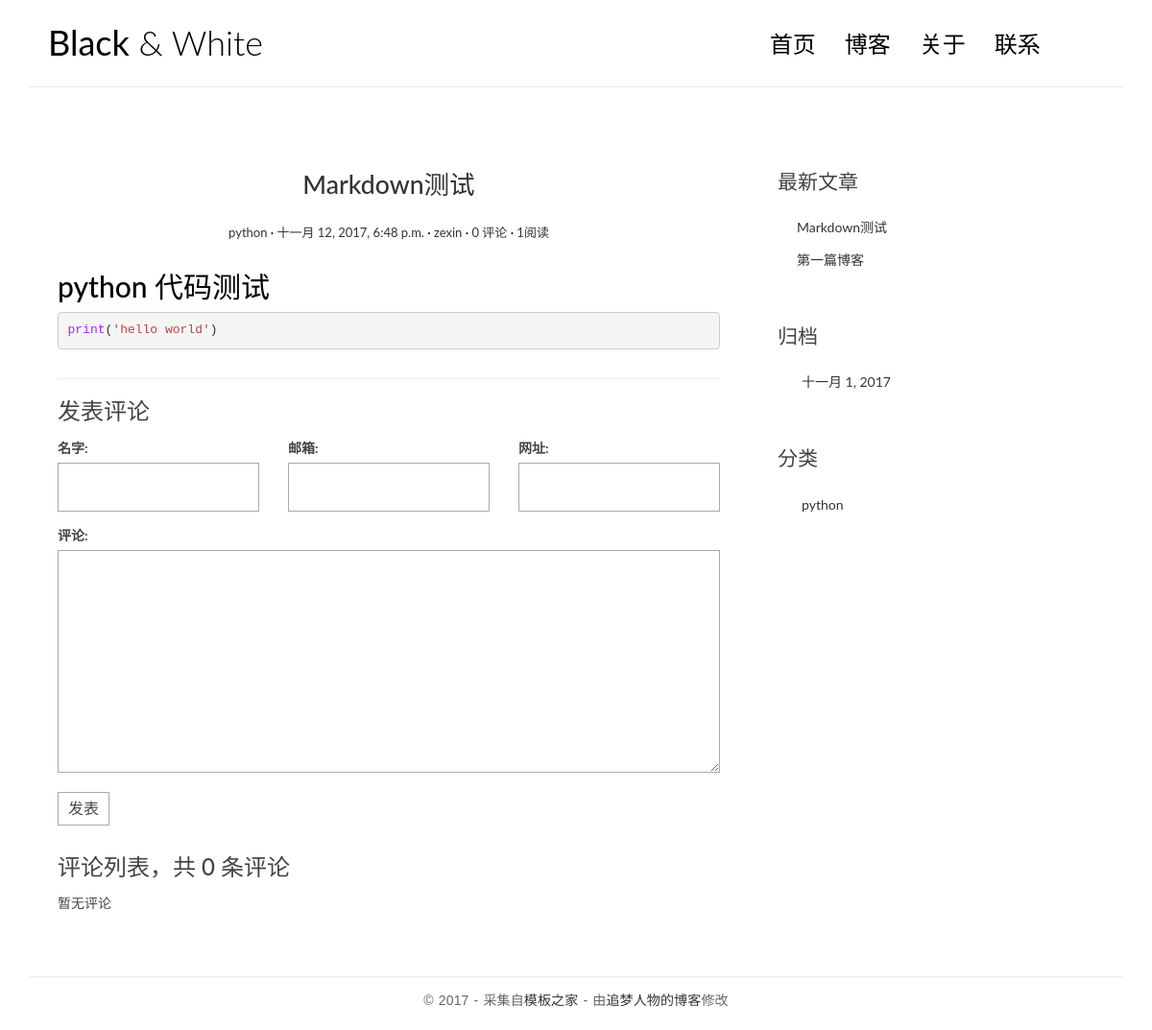
The page /post/3/ on the database as committed earlier.
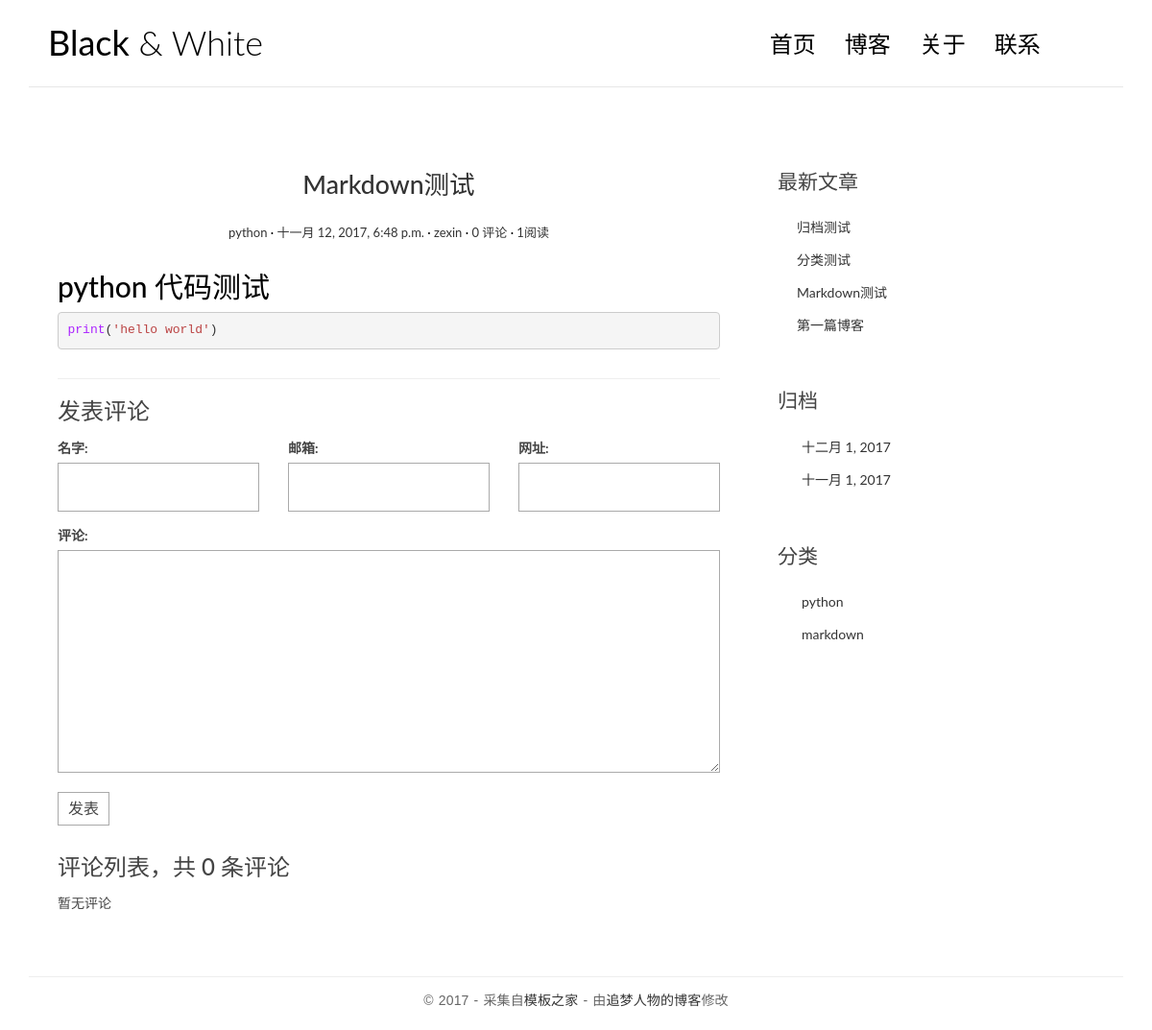
The same page on the database as committed later.
### blog/models.py (models this page shows, shortened)
class Post(models.Model):
    title = models.CharField(max_length=100)  # 标题
    body = models.TextField()  # 文章内容
    create_time = models.DateTimeField()  # 创建时间
    modified_time = models.DateTimeField()  # 最后修改时间
    excerpt = models.CharField(max_length=100, blank=True)  # 文章摘要 允许为空
    category = models.ForeignKey(Category)
    tags = models.ManyToManyField(Tag, blank=True)  # 多对多关系 允许标签为空
    author = models.ForeignKey(User)  # 文章作者
    views = models.PositiveIntegerField(default=0)  # 文章浏览数
    def get_absolute_url(self):
        return reverse('blog:detail', kwargs={'pk': self.pk})
    def increase_views(self):
        self.views += 1
        self.save(update_fields=['views'])
    class Meta:
        ordering = ['-create_time']

class Category(models.Model):
    name = models.CharField(max_length=100)
    def __str__(self):
        return self.name

### blog/views.py (the view)
# urls.py: url(r'^post/(?P<pk>[0-9]+)/$', views.detail, name='detail'),
def detail(request, pk):
    post = get_object_or_404(Post, pk=pk)
    post.increase_views()  # 文章浏览数加1
    post.body = markdown.markdown(post.body, extensions=[
        'markdown.extensions.extra',
        'markdown.extensions.codehilite',  # 语法高亮拓展
        'markdown.extensions.toc',
    ])
    form = CommentForm()
    comment_list = post.comment_set.all()
    context = {
        'post': post,
        'form': form,
        'comment_list': comment_list
    }
    return render(request, 'blog/detail.html', context=context)

### comments/forms.py
class CommentForm(forms.ModelForm):
    class Meta:
        model = Comment
        fields = ['name', 'email', 'url', 'text']

### blog/templatetags/blog_tag.py (called while the page is built)
@register.simple_tag
def get_recent_posts(num=5):
    return Post.objects.all().order_by("-create_time")[:num]

@register.simple_tag
def archives():
    return Post.objects.dates("create_time", 'month', order='DESC')

@register.simple_tag
def get_categories():
    return Category.objects.all()

### templates/blog/detail.html (shortened to what this page needs)
{% extends 'base.html' %}
{% block main %}
    <article class="post post-1">
        <header class="entry-header">
            <h1 class="entry-title">
                <a href="{{ post.get_absolute_url }}">{{ post.title }}</a>
            </h1>
            <div class="entry-meta">
                <span class="post-category"><a href="{% url 'blog:category' post.category.pk %}">{{ post.category }}</a></span>
                <span class="post-date"><a href="#"><time class="entry-date"
                                                          datetime="{{ post.create_time }}">{{ post.create_time }}</time></a></span>
                <span class="post-author"><a href="#">{{ post.author }}</a></span>
                <span class="comments-link"><a href="{% url 'comments:post_comment' post.pk %}">{{ post.comment_set.count }} 评论</a></span>
                <span class="views-count"><a href="#">{{ post.views }}阅读</a></span>
            </div>
        </header>
        <div class="entry-content clearfix">{{ post.body | safe }}</div>
    </article>
    <section class="comment-area" id="comment-area">
        <hr>
        <h3>发表评论</h3>
        <form action="{% url 'comments:post_comment' post.pk %}" method="post" class="comment-form">
            <div class="row">
                <div class="col-md-4">
                    <label for="{{ form.name.id_for_label }}">名字:</label>
                    {{ form.name }}
                </div>
                <div class="col-md-4">
                    <label for="{{ form.email.id_for_label }}">邮箱:</label>
                    {{ form.email }}
                </div>
                <div class="col-md-4">
                    <label for="{{ form.url.id_for_label }}">网址:</label>
                    {{ form.url }}
                </div>
                <div class="col-md-12">
                    <label for="{{ form.text.id_for_label }}">评论:</label>
                    {{ form.text }}
                    <button type="submit" class="comment-btn">发表</button>
                </div>
            </div>
        </form>
        <div class="comment-list-panel">
            <h3>评论列表，共 <span>{{ post.comment_set.count }}</span> 条评论</h3>
            <ul class="comment-list list-unstyled">
                {% for comment in comment_list %}
                    <li class="comment-item">
                        <span class="nickname">{{ comment.name }}</span>
                        <time class="submit-date" datetime="{{ comment.create_time }}">{{ comment.create_time }}</time>
                        <div class="text">{{ comment.text }}</div>
                    </li>
                {% empty %}
                    暂无评论
                {% endfor %}
            </ul>
        </div>
    </section>
{% endblock %}

### templates/base.html (shortened to what this page needs)
{% load staticfiles %}
{% load blog_tag %}
<!DOCTYPE html>
<html>
<head>
    <link rel="stylesheet" href="{% static 'blog/css/bootstrap.min.css' %}">
    <link rel="stylesheet" href="http://code.ionicframework.com/ionicons/2.0.1/css/ionicons.min.css">
    <link rel="stylesheet" href="{% static 'blog/css/pace.css' %}">
    <link rel="stylesheet" href="{% static 'blog/css/custom.css' %}">
    <link rel="stylesheet" href="{% static 'blog/css/highlights/emacs.css' %}">
</head>
<body>
<div class="container">
    <header id="site-header">
        <div class="row">
            <div class="col-md-4 col-sm-5 col-xs-8">
                <div class="logo">
                    <h1><a href="{% url 'blog:index' %}"><b>Black</b> &amp; White</a></h1>
                </div>
            </div>
            <div class="col-md-8 col-sm-7 col-xs-4">
                <nav class="main-nav" role="navigation">
                    <div class="collapse navbar-collapse" id="bs-example-navbar-collapse-1">
                        <ul class="nav navbar-nav navbar-right">
                            <li class="cl-effect-11"><a href="{% url 'blog:index' %}" data-hover="首页">首页</a></li>
                            <li class="cl-effect-11"><a href="#" data-hover="博客">博客</a></li>
                            <li class="cl-effect-11"><a href="#" data-hover="关于">关于</a></li>
                            <li class="cl-effect-11"><a href="#" data-hover="联系">联系</a></li>
                        </ul>
                    </div>
                </nav>
            </div>
        </div>
    </header>
</div>
<div class="content-body">
    <div class="container">
        <div class="row">
            <main class="col-md-8">
                {% block main %}
                {% endblock %}
            </main>
            <aside class="col-md-4">
            </aside>
            <aside class="col-md-4">
                <div class="widget widget-recent-posts">
                    <h3 class="widget-title">最新文章</h3>
                    {% get_recent_posts as recent_post_list %}
                    <ul>
                        {% for post in recent_post_list %}
                            <li><a href="{{ post.get_absolute_url }}">{{ post.title }}</a></li>
                        {% empty %}
                            暂时没有发布的文章！
                        {% endfor %}
                    </ul>
                </div>
                <div class="widget widget-archives">
                    <h3 class="widget-title">归档</h3>
                    {% archives as data_list %}
                    <ul>
                        {% for data in data_list %}
                            <li><a href="{% url 'blog:archives' data.year data.month %}">{{ data }}</a></li>
                        {% empty %}
                            暂无归档
                        {% endfor %}
                    </ul>
                </div>
                <div class="widget widget-category">
                    <h3 class="widget-title">分类</h3>
                    {% get_categories as categories_list %}
                    <ul>
                        {% for categories in  categories_list %}
                            <li><a href="{% url 'blog:category' categories.pk %}">{{ categories }}</a></li>
                        {% empty %}
                            暂无分类
                        {% endfor %}
                    </ul>
                </div>
            </aside>
        </div>
    </div>
</div>
<footer id="site-footer">
    <div class="container">
        <div class="row">
            <div class="col-md-12">
                <p class="copyright">&copy 2017 - 采集自<a href="http://www.cssmoban.com/"
                                                        target="_blank" title="模板之家">模板之家</a>
                    - 由<a href="http://zmrenwu.com/" title="网页模板" target="_blank">追梦人物的博客</a>修改
                </p>
            </div>
        </div>
    </div>
</footer>
</body>
</html>

### blog/static/blog/css/custom.css (style rules this page uses)
* { outline: none; }
h1, h2, h3, h4, h5, h6 { margin-top: 0; }
b { font-weight: 400; }
a { color: #333; }
body { color: #444; font-family: 'Lato', sans-serif; }
p { font-family: 'Ubuntu', sans-serif; font-weight: 400; word-spacing: 1px; letter-spacing: 0.01em; }
#site-header { background-color: #FFF; padding: 25px 20px; margin-bottom: 40px; border-bottom: 1px solid #e7e7e7; }
.logo h1 a { color: #000; }
.logo h1 { margin: 0; font-family: 'Lato', sans-serif; font-weight: 300; }
.main-nav { margin-top: 11px; max-width: 95%; }
.main-nav a { color: #000000 !important; padding: 0 0 5px 0 !important; margin-right: 30px; font-family: 'Lato', sans-serif; font-weight: 300; font-size: 24px; }
.cl-effect-11 a { padding: 10px 0; color: #0972b4; text-shadow: none; }
.cl-effect-11 a::before { position: absolute; top: 0; left: 0; overflow: hidden; padding: 0 0 5px 0 !important; max-width: 0; border-bottom: 1px solid #000; color: #000; content: attr(data-hover); white-space: nowrap; -webkit-transition: max-width 0.5s; -moz-transition: max-width 0.5s; transition: max-width 0.5s; }
.content-body { padding-bottom: 4em; }
.post { background: #fff; padding: 30px 30px 0; }
.entry-title { text-align: center; font-size: 1.9em; margin-bottom: 20px; line-height: 1.6; padding: 10px 20px 0; }
.entry-meta { text-align: center; color: #DDDDDD; font-size: 13px; margin-bottom: 30px; }
.entry-content { font-size: 18px; line-height: 1.9; font-weight: 300; color: #000; }
.post-category::after, .post-date::after, .post-author::after, .comments-link::after { content: ' ·'; color: #000; }
.widget { background: #fff; padding: 30px 0 0; }
.widget-title { font-size: 1.5em; margin-bottom: 20px; line-height: 1.6; padding: 10px 0 0; font-weight: 400; }
.widget-recent-posts ul { padding: 0; margin: 0; padding-left: 20px; }
.widget-recent-posts ul li { list-style-type: none; position: relative; line-height: 170%; margin-bottom: 10px; }
.widget-recent-posts ul li::before { content: '\f3d3'; font-family: "Ionicons"; position: absolute; left: -17px; top: 3px; font-size: 16px; color: #000; }
.widget-archives ul { padding: 0; margin: 0; padding-left: 25px; }
.widget-archives ul li { list-style-type: none; position: relative; line-height: 170%; margin-bottom: 10px; }
.widget-archives ul li::before { content: '\f3f3'; font-family: "Ionicons"; position: absolute; left: -25px; top: 1px; font-size: 16px; color: #000; }
.widget-category ul { padding: 0; margin: 0; padding-left: 25px; }
.widget-category ul li { list-style-type: none; position: relative; line-height: 170%; margin-bottom: 10px; }
.widget-category ul li::before { content: '\f3fe'; font-family: "Ionicons"; position: absolute; left: -25px; top: 1px; font-size: 18px; color: #000; }
#site-footer { padding-top: 10px; padding: 0 0 1.5em 0; }
.copyright { text-align: center; padding-top: 1em; margin: 0; border-top: 1px solid #eee; color: #666; }
.contact-form input, .comment-form input { border: 1px solid #aaa; margin-bottom: 15px; width: 100%; padding: 15px 15px; font-size: 16px; line-height: 100%; transition: 0.4s border-color linear; }
.contact-form textarea, .comment-form textarea { border: 1px solid #aaa; margin-bottom: 15px; width: 100%; padding: 15px 15px; font-size: 16px; line-height: 20px !important; min-height: 183px; transition: 0.4s border-color linear; }
.comment-area { padding: 0 30px 0; }
.comment-form { margin-top: 15px; }
.comment-form .comment-btn { background-color: #fff; border: 1px solid #aaa; font-size: 16px; padding: 5px 10px; }
.comment-list-panel { margin-top: 30px; }
.comment-list { margin-top: 15px; }

### blog/static/blog/css/highlights/emacs.css (style rules this page uses)
.codehilite .nb { color: #AA22FF }
.codehilite .s1 { color: #BB4444 }

Rows that differ between the two databases and show on the page:
added Post: title "归档测试"
added Post: title "分类测试"
added Category: name "markdown"
Other text that changed with them:
new list line: "十二月 1, 2017"
